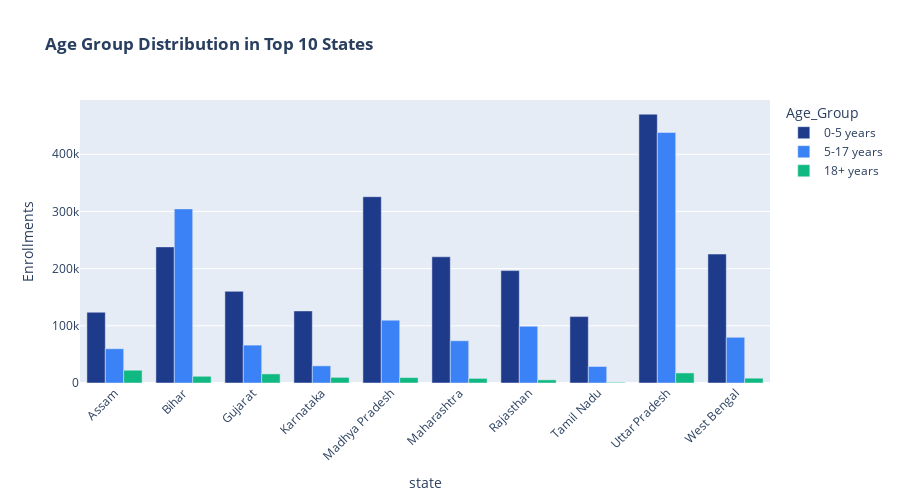

Source (notebook cell):
### Code cell
# Age Group Distribution by Top States
top_states = state_enrollment.head(10)['State'].tolist()
top_states_data = df_enrolment[df_enrolment['state'].isin(top_states)]

age_by_state = top_states_data.groupby('state')[['age_0_5', 'age_5_17', 'age_18_greater']].sum().reset_index()
age_by_state_melted = age_by_state.melt(id_vars='state', var_name='Age_Group', value_name='Enrollments')
age_by_state_melted['Age_Group'] = age_by_state_melted['Age_Group'].map({
    'age_0_5': '0-5 years',
    'age_5_17': '5-17 years', 
    'age_18_greater': '18+ years'
})

fig = px.bar(
    age_by_state_melted,
    x='state',
    y='Enrollments',
    color='Age_Group',
    barmode='group',
    title='<b>Age Group Distribution in Top 10 States</b>',
    color_discrete_sequence=[COLORS['primary'], COLORS['secondary'], COLORS['success']]
)
fig.update_layout(xaxis_tickangle=-45, height=500)
fig.show()

### Figure 1 — Plotly figure (JSON) as saved in the notebook; plotly's stock layout.template omitted (floating-point values rounded to 4 significant figures)
{"data": [{"alignmentgroup": "True", "hovertemplate": "Age_Group=0-5 years<br>state=%{x}<br>Enrollments=%{y}<extra></extra>", "legendgroup": "0-5 years", "marker": {"color": "#1E3A8A", "pattern": {"shape": ""}}, "name": "0-5 years", "offsetgroup": "0-5 years", "orientation": "v", "showlegend": true, "textposition": "auto", "type": "bar", "x": ["Assam", "Bihar", "Gujarat", "Karnataka", "Madhya Pradesh", "Maharashtra", "Rajasthan", "Tamil Nadu", "Uttar Pradesh", "West Bengal"], "xaxis": "x", "y": [123767, 238052, 160342, 126006, 325799, 220726, 196609, 116131, 470198, 225450], "yaxis": "y"}, {"alignmentgroup": "True", "hovertemplate": "Age_Group=5-17 years<br>state=%{x}<br>Enrollments=%{y}<extra></extra>", "legendgroup": "5-17 years", "marker": {"color": "#3B82F6", "pattern": {"shape": ""}}, "name": "5-17 years", "offsetgroup": "5-17 years", "orientation": "v", "showlegend": true, "textposition": "auto", "type": "bar", "x": ["Assam", "Bihar", "Gujarat", "Karnataka", "Madhya Pradesh", "Maharashtra", "Rajasthan", "Tamil Nadu", "Uttar Pradesh", "West Bengal"], "xaxis": "x", "y": [59977, 304512, 66273, 30013, 109878, 73886, 99257, 28903, 438083, 79992], "yaxis": "y"}, {"alignmentgroup": "True", "hovertemplate": "Age_Group=18+ years<br>state=%{x}<br>Enrollments=%{y}<extra></extra>", "legendgroup": "18+ years", "marker": {"color": "#10B981", "pattern": {"shape": ""}}, "name": "18+ years", "offsetgroup": "18+ years", "orientation": "v", "showlegend": true, "textposition": "auto", "type": "bar", "x": ["Assam", "Bihar", "Gujarat", "Karnataka", "Madhya Pradesh", "Maharashtra", "Rajasthan", "Tamil Nadu", "Uttar Pradesh", "West Bengal"], "xaxis": "x", "y": [22332, 11754, 15892, 9870, 9436, 8043, 5454, 1192, 17576, 8409], "yaxis": "y"}], "layout": {"barmode": "group", "height": 500, "legend": {"title": {"text": "Age_Group"}, "tracegroupgap": 0}, "title": {"text": "<b>Age Group Distribution in Top 10 States</b>"}, "xaxis": {"anchor": "y", "domain": [0, 1], "tickangle": -45, "title": {"text": "state"}}, "yaxis": {"anchor": "x", "domain": [0, 1], "title": {"text": "Enrollments"}}}}
